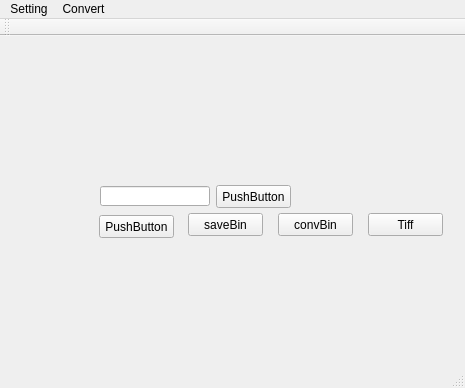
<?xml version="1.0" encoding="UTF-8"?>
<ui version="4.0">
 <class>MainWindow</class>
 <widget class="QMainWindow" name="MainWindow">
  <property name="geometry">
   <rect>
    <x>0</x>
    <y>0</y>
    <width>465</width>
    <height>388</height>
   </rect>
  </property>
  <property name="windowTitle">
   <string>MainWindow</string>
  </property>
  <widget class="QWidget" name="centralWidget">
   <widget class="QWidget" name="widget" native="true">
    <property name="geometry">
     <rect>
      <x>90</x>
      <y>140</y>
      <width>361</width>
      <height>161</height>
     </rect>
    </property>
    <widget class="QPushButton" name="pushButton_4">
     <property name="geometry">
      <rect>
       <x>188</x>
       <y>37</y>
       <width>75</width>
       <height>23</height>
      </rect>
     </property>
     <property name="text">
      <string>convBin</string>
     </property>
    </widget>
    <widget class="QPushButton" name="pushButton_5">
     <property name="geometry">
      <rect>
       <x>278</x>
       <y>37</y>
       <width>75</width>
       <height>23</height>
      </rect>
     </property>
     <property name="text">
      <string>Tiff</string>
     </property>
    </widget>
    <widget class="QPushButton" name="pushButton">
     <property name="geometry">
      <rect>
       <x>126</x>
       <y>9</y>
       <width>75</width>
       <height>23</height>
      </rect>
     </property>
     <property name="text">
      <string>PushButton</string>
     </property>
    </widget>
    <widget class="QPushButton" name="pushButton_2">
     <property name="geometry">
      <rect>
       <x>9</x>
       <y>39</y>
       <width>75</width>
       <height>23</height>
      </rect>
     </property>
     <property name="text">
      <string>PushButton</string>
     </property>
    </widget>
    <widget class="QPushButton" name="pushButton_3">
     <property name="geometry">
      <rect>
       <x>98</x>
       <y>37</y>
       <width>75</width>
       <height>23</height>
      </rect>
     </property>
     <property name="text">
      <string>saveBin</string>
     </property>
    </widget>
    <widget class="QLineEdit" name="lineEdit">
     <property name="geometry">
      <rect>
       <x>10</x>
       <y>10</y>
       <width>110</width>
       <height>20</height>
      </rect>
     </property>
    </widget>
   </widget>
  </widget>
  <widget class="QMenuBar" name="menuBar">
   <property name="geometry">
    <rect>
     <x>0</x>
     <y>0</y>
     <width>465</width>
     <height>17</height>
    </rect>
   </property>
   <widget class="QMenu" name="menuSetting">
    <property name="title">
     <string>Setting</string>
    </property>
    <addaction name="actionNetCamera"/>
    <addaction name="actionPackageCount"/>
   </widget>
   <widget class="QMenu" name="menuConvert">
    <property name="title">
     <string>Convert</string>
    </property>
    <addaction name="actionTiffToBitmap"/>
    <addaction name="actionBatchTiffToBitmap"/>
   </widget>
   <addaction name="menuSetting"/>
   <addaction name="menuConvert"/>
  </widget>
  <widget class="QToolBar" name="mainToolBar">
   <attribute name="toolBarArea">
    <enum>TopToolBarArea</enum>
   </attribute>
   <attribute name="toolBarBreak">
    <bool>false</bool>
   </attribute>
  </widget>
  <widget class="QStatusBar" name="statusBar"/>
  <action name="actionNetCamera">
   <property name="text">
    <string>NetCamera</string>
   </property>
  </action>
  <action name="actionTiffToBitmap">
   <property name="text">
    <string>TiffToBitmap</string>
   </property>
  </action>
  <action name="actionPackageCount">
   <property name="text">
    <string>PackageCount</string>
   </property>
  </action>
  <action name="actionBatchTiffToBitmap">
   <property name="text">
    <string>BatchTiffToBitmap</string>
   </property>
  </action>
 </widget>
 <layoutdefault spacing="6" margin="11"/>
 <resources/>
 <connections/>
</ui>
